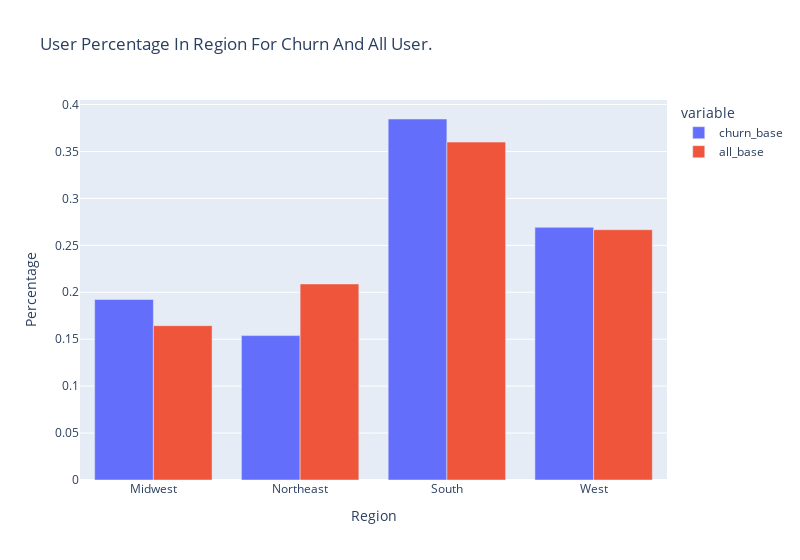

Notebook cell for this chart:
### Code cell
# Plot
fig = px.bar(df_region_perc_check,
             x='region',
             y=['churn_base', 'all_base'],
             barmode='group',
             width=800,
             title="user percentage in region for churn and all user.".title(),
             labels={'region': 'Region', 'value': 'Percentage'}
             )
fig.show()

# They are rather proportional. There is no typical evidence that region is factor of churn.

### Figure 1 — Plotly figure (JSON) as saved in the notebook; plotly's stock layout.template omitted (floating-point values rounded to 4 significant figures)
{"data": [{"alignmentgroup": "True", "hovertemplate": "variable=churn_base<br>Region=%{x}<br>Percentage=%{y}<extra></extra>", "legendgroup": "churn_base", "marker": {"color": "#636efa", "pattern": {"shape": ""}}, "name": "churn_base", "offsetgroup": "churn_base", "orientation": "v", "showlegend": true, "textposition": "auto", "x": ["Midwest", "Northeast", "South", "West"], "xaxis": "x", "y": [0.1923, 0.1538, 0.3846, 0.2692], "yaxis": "y", "type": "bar"}, {"alignmentgroup": "True", "hovertemplate": "variable=all_base<br>Region=%{x}<br>Percentage=%{y}<extra></extra>", "legendgroup": "all_base", "marker": {"color": "#EF553B", "pattern": {"shape": ""}}, "name": "all_base", "offsetgroup": "all_base", "orientation": "v", "showlegend": true, "textposition": "auto", "x": ["Midwest", "Northeast", "South", "West"], "xaxis": "x", "y": [0.1644, 0.2089, 0.36, 0.2667], "yaxis": "y", "type": "bar"}], "layout": {"xaxis": {"anchor": "y", "domain": [0.0, 1.0], "title": {"text": "Region"}}, "yaxis": {"anchor": "x", "domain": [0.0, 1.0], "title": {"text": "Percentage"}}, "legend": {"title": {"text": "variable"}, "tracegroupgap": 0}, "title": {"text": "User Percentage In Region For Churn And All User."}, "barmode": "group", "width": 800}}
